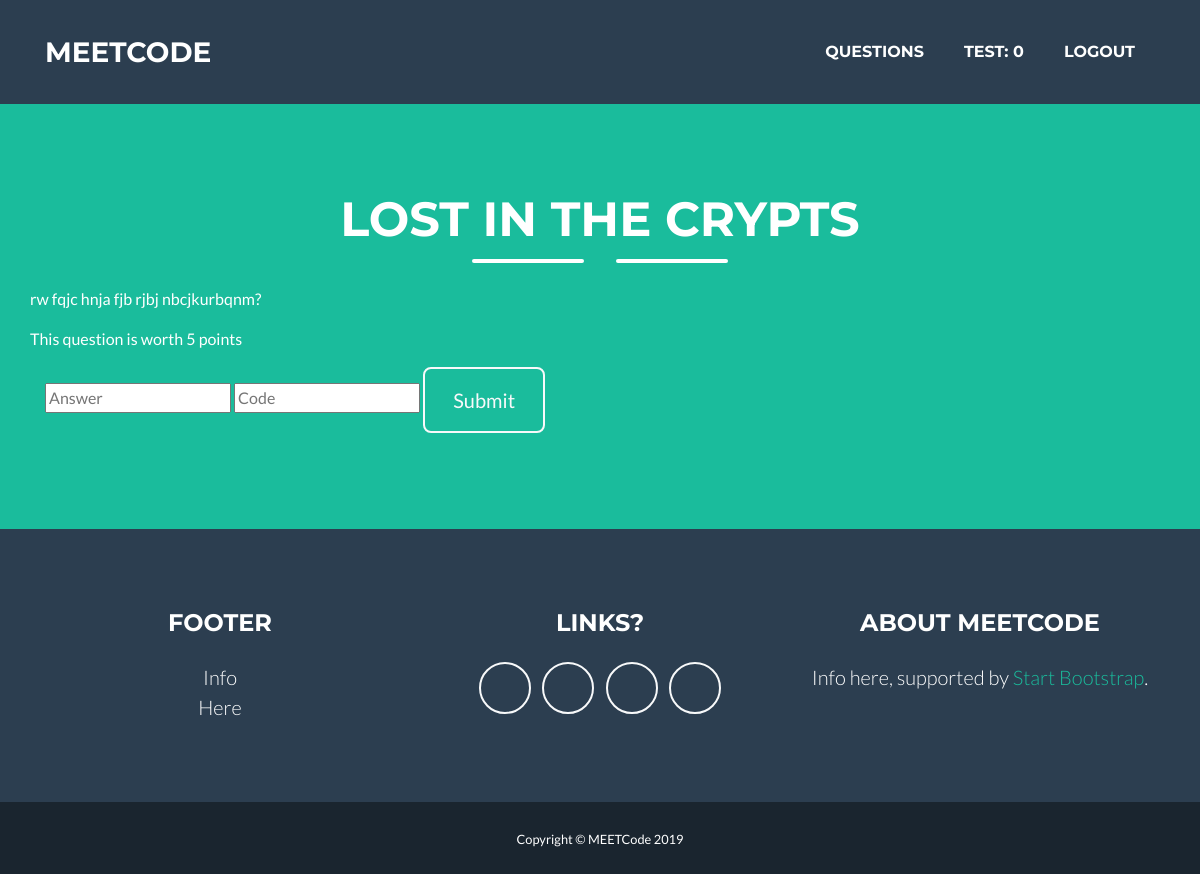
The app's page /viewQuestion/1 (signed in), older data.
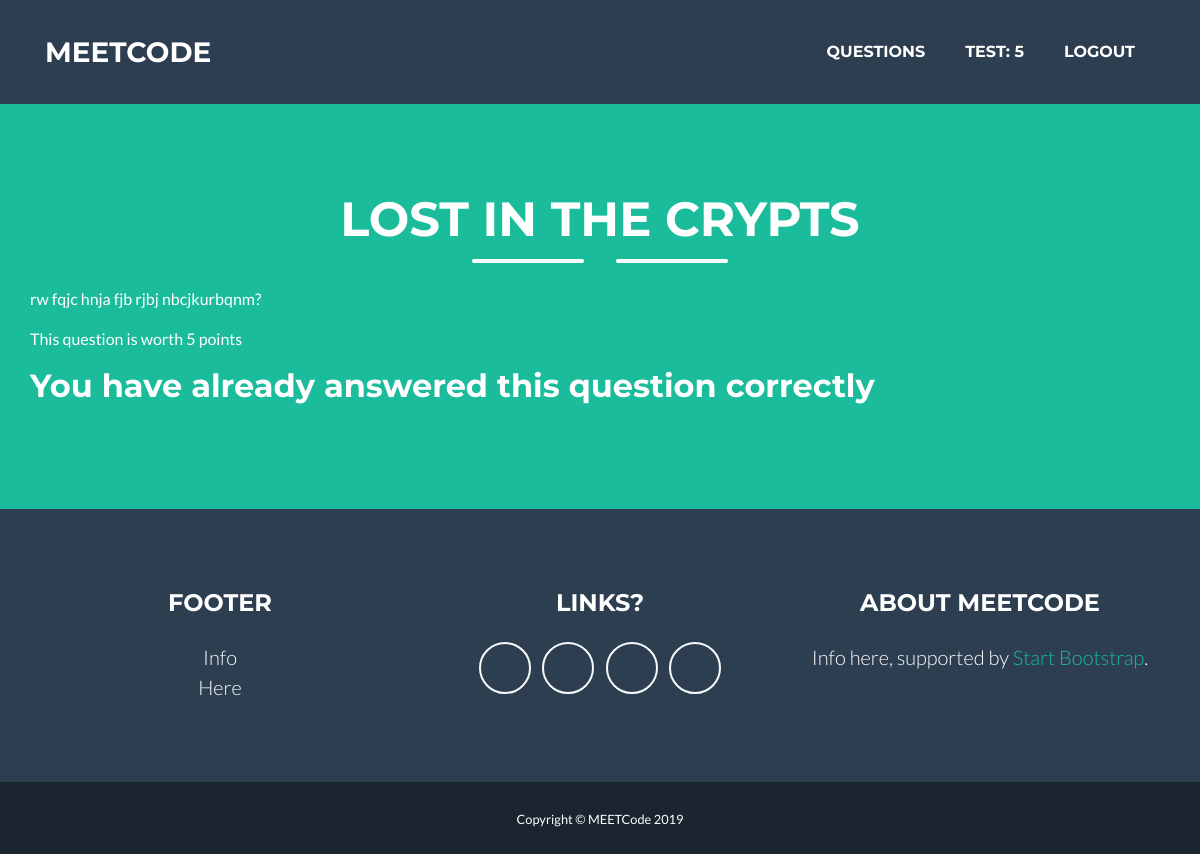
The same page, newer data.
### models.py (models this page shows, shortened)
class Team(Base):
	__tablename__ = 'teams'
	id = Column(Integer, primary_key=True)
	name = Column(String(255))
	points = Column(Integer) #starts as 0
	questions_status = Column(PickleType) #dictionary mapping question ids to status dictionary: correct: True/False, last_submit: String, last_code: String
	password_hash = Column(String(255))

### app.py (the view)
@app.route("/viewQuestion/<int:id>")
def viewQuestion(id):
	checkLoggedIn()
	return render_template("question.html", question = get_question_id(id), team = get_team_name(login_session["team"]))

### app.py (called while the page is built)
def checkLoggedIn():
	if 'id' not in login_session:
		flash("You must login to view that page.")
		return home()

### database.py (called while the page is built)
def get_team_name(team_name):
    return session.query(Team).filter_by(name=team_name).first();

def get_question_id(id):
    return session.query(Question).filter_by(id=id).first();

### templates/question.html (shortened to what this page needs)
{% extends "layout.html" %}
{% block body %}
  <section class="page-section bg-primary text-white mb-0" id="about">
    <div class="container">
      <h2 class="page-section-heading text-center text-uppercase text-white">{{question.name}}</h2>
      <div class="divider-custom divider-light">
        <div class="divider-custom-line"></div>
        <div class="divider-custom-line"></div>
      </div>
      <div class="row">
        <p>{{question.question}}</p>
      </div>
      <div class="row">
        <p>This question is worth {{question.points}} points</p>
      </div>
    {%if question.id in team.questions_status and team.questions_status[question.id]["correct"] %}
    <div class="row">
		  <h2>You have already answered this question correctly</h2>
    </div>
    {%else%}
    <form action="/answerQuestion/{{question.id}}" method = 'post'>
      <input type="text" name="answer" placeholder="Answer">
      <input type="text" name="code" placeholder="Code">
      <button  class="btn btn-xl btn-outline-light" type="submit" id="submit-login"> Submit </button>
    </form>
    {%endif%}
    </div>
  </section>
{% endblock %}

### templates/layout.html (shortened to what this page needs)
<!DOCTYPE html>
<html lang="en">
<head>
  <link href=<script src="{{ url_for('static', filename='vendor/fontawesome-free/css/all.min.css') }}" rel="stylesheet" type="text/css">
  <link href="{{ url_for('static', filename='css/freelancer.min.css') }}" rel="stylesheet">
</head>
<body id="page-top">
  <nav class="navbar navbar-expand-lg bg-secondary text-uppercase fixed-top" id="mainNav">
    <div class="container">
      <a class="navbar-brand js-scroll-trigger" href="/">MEETCode</a>
      <div class="collapse navbar-collapse" id="navbarResponsive">
        <ul class="navbar-nav ml-auto">
          {% if 'id' in session %}
          <li class="nav-item mx-0 mx-lg-1">
            <a class="nav-link py-3 px-0 px-lg-3 rounded js-scroll-trigger" href="/viewQuestions">Questions</a>
          </li>
          {% if team is defined and team.name is defined%}
            <li class="nav-item mx-0 mx-lg-1">
                <a class="nav-link py-3 px-0 px-lg-3 rounded js-scroll-trigger" href="/teamInfo"> {{team.name}}: {{team.points}}</a>
            </li>
          {%endif%}
          <li class="nav-item mx-0 mx-lg-1">
            <a class="nav-link py-3 px-0 px-lg-3 rounded js-scroll-trigger" href="/logout">Logout</a>
          </li>
          {% else %}
          <li class="nav-item mx-0 mx-lg-1">
            <a class="nav-link py-3 px-0 px-lg-3 rounded js-scroll-trigger" href="/login">Login</a>
          </li>
          {% endif %}
        </ul>
      </div>
    </div>
  </nav>
  <div style="height: 103px">
  </div>
  {% block body %}
  {% endblock %}
  <footer class="footer text-center">
    <div class="container">
      <div class="row">
        <div class="col-lg-4 mb-5 mb-lg-0">
          <h4 class="text-uppercase mb-4">Footer</h4>
          <p class="lead mb-0">Info
            <br>Here</p>
        </div>
        <div class="col-lg-4 mb-5 mb-lg-0">
          <h4 class="text-uppercase mb-4">Links?</h4>
          <a class="btn btn-outline-light btn-social mx-1" href="#">
          </a>
          <a class="btn btn-outline-light btn-social mx-1" href="#">
          </a>
          <a class="btn btn-outline-light btn-social mx-1" href="#">
          </a>
          <a class="btn btn-outline-light btn-social mx-1" href="#">
          </a>
        </div>
        <div class="col-lg-4">
          <h4 class="text-uppercase mb-4">About MEETCode</h4>
          <p class="lead mb-0">Info here, supported by
            <a href="http://startbootstrap.com">Start Bootstrap</a>.</p>
        </div>
      </div>
    </div>
  </footer>
  <section class="copyright py-4 text-center text-white">
    <div class="container">
      <small>Copyright &copy; MEETCode 2019</small>
    </div>
  </section>
</body>
</html>

Row changes from the older to the newer data that the page shows:
changed Team "TEST": points "0" → "5"
Text that changed along with them:
text no longer shown: "Submit"
text now shown: "You have already answered this question correctly"
